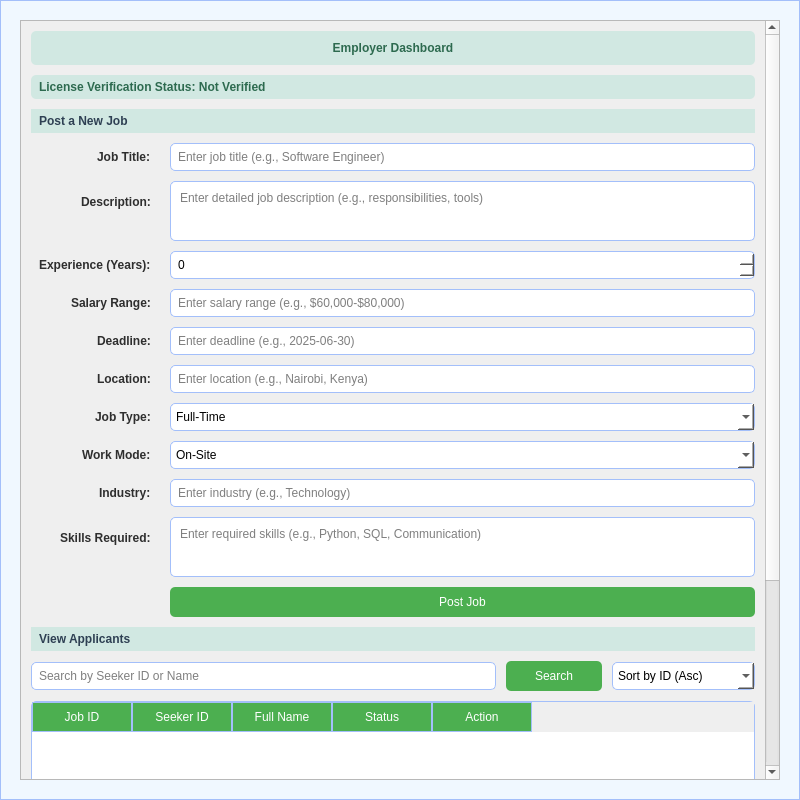
<?xml version="1.0" encoding="UTF-8"?>
<ui version="4.0">
 <class>DashboardEmployer</class>
 <widget class="QDialog" name="DashboardEmployer">
  <property name="geometry">
   <rect>
    <x>0</x>
    <y>0</y>
    <width>800</width>
    <height>800</height>
   </rect>
  </property>
  <property name="windowTitle">
   <string>Employer Dashboard - Job Matching System</string>
  </property>
  <property name="styleSheet">
   <string notr="true">
    QDialog { background-color: #f0f8ff; border: 1px solid #A3BFFA; font-family: Arial, sans-serif; }
    QLabel { font: 14px "Arial"; color: #2e2e2e; font-weight: bold; padding: 5px; }
    QTableWidget { background-color: #FFFFFF; border: 1px solid #A3BFFA; border-radius: 5px; font: 14px "Arial"; alternate-background-color: #f5f5f5; gridline-color: #ddd; }
    QTableWidget::item { padding: 5px; }
    QHeaderView::section { background-color: #4CAF50; color: white; padding: 5px; border: 1px solid #A3BFFA; }
    QLineEdit, QTextEdit { background-color: #FFFFFF; border: 1px solid #A3BFFA; border-radius: 5px; padding: 5px; font: 14px "Arial"; placeholder-text-color: #888; }
    QLineEdit:focus, QTextEdit:focus { border: 2px solid #4C6EF5; }
    QPushButton { background-color: #4CAF50; color: white; border: none; border-radius: 5px; padding: 8px; font: 14px "Arial"; min-width: 80px; }
    QPushButton:hover { background-color: #45A049; }
    QPushButton#logoutButton { background-color: #f44336; }
    QPushButton#logoutButton:hover { background-color: #da190b; }
    QComboBox { background-color: #FFFFFF; border: 1px solid #A3BFFA; border-radius: 5px; padding: 5px; font: 14px "Arial"; min-width: 100px; }
    QSpinBox { background-color: #FFFFFF; border: 1px solid #A3BFFA; border-radius: 5px; padding: 5px; font: 14px "Arial"; }
    QLabel#licenseStatusLabel { font: bold 14px "Arial"; color: #2D6A4F; background-color: #D1E8E2; padding: 5px; border-radius: 5px; }
   </string>
  </property>
  <widget class="QScrollArea" name="scrollArea">
   <property name="geometry">
    <rect>
     <x>20</x>
     <y>20</y>
     <width>760</width>
     <height>760</height>
    </rect>
   </property>
   <property name="widgetResizable">
    <bool>true</bool>
   </property>
   <property name="horizontalScrollBarPolicy">
    <enum>Qt::ScrollBarAlwaysOff</enum>
   </property>
   <property name="verticalScrollBarPolicy">
    <enum>Qt::ScrollBarAsNeeded</enum>
   </property>
   <widget class="QWidget" name="scrollAreaWidgetContents">
    <layout class="QVBoxLayout" name="verticalLayout">
     <property name="spacing">
      <number>10</number>
     </property>
     <property name="leftMargin">
      <number>10</number>
     </property>
     <property name="topMargin">
      <number>10</number>
     </property>
     <property name="rightMargin">
      <number>10</number>
     </property>
     <property name="bottomMargin">
      <number>10</number>
     </property>
     <item>
      <widget class="QLabel" name="titleLabel">
       <property name="styleSheet">
        <string notr="true">font: bold 24px "Arial"; color: #2D6A4F; background-color: #D1E8E2; border-radius: 5px; padding: 10px;</string>
       </property>
       <property name="text">
        <string>Employer Dashboard</string>
       </property>
       <property name="alignment">
        <set>Qt::AlignmentFlag::AlignCenter</set>
       </property>
      </widget>
     </item>
     <item>
      <widget class="QLabel" name="licenseStatusLabel">
       <property name="text">
        <string>License Verification Status: Not Verified</string>
       </property>
      </widget>
     </item>
     <item>
      <spacer name="verticalSpacer_1">
       <property name="orientation">
        <enum>Qt::Orientation::Vertical</enum>
       </property>
       <property name="sizeHint" stdset="0">
        <size>
         <width>20</width>
         <height>15</height>
        </size>
       </property>
      </spacer>
     </item>
     <item>
      <widget class="QLabel" name="postJobLabel">
       <property name="styleSheet">
        <string notr="true">font: bold 18px "Arial"; color: #2E4053; background-color: #D1E8E2; padding: 5px;</string>
       </property>
       <property name="text">
        <string>Post a New Job</string>
       </property>
      </widget>
     </item>
     <item>
      <layout class="QFormLayout" name="postJobForm">
       <property name="labelAlignment">
        <set>Qt::AlignmentFlag::AlignRight|Qt::AlignmentFlag::AlignTrailing|Qt::AlignmentFlag::AlignVCenter</set>
       </property>
       <property name="formAlignment">
        <set>Qt::AlignmentFlag::AlignLeading|Qt::AlignmentFlag::AlignLeft|Qt::AlignmentFlag::AlignTop</set>
       </property>
       <property name="horizontalSpacing">
        <number>10</number>
       </property>
       <property name="verticalSpacing">
        <number>10</number>
       </property>
       <item row="0" column="0">
        <widget class="QLabel" name="jobTitleLabel">
         <property name="text">
          <string>Job Title:</string>
         </property>
        </widget>
       </item>
       <item row="0" column="1">
        <widget class="QLineEdit" name="jobTitleLineEdit">
         <property name="minimumSize">
          <size>
           <width>300</width>
           <height>0</height>
          </size>
         </property>
         <property name="placeholderText">
          <string>Enter job title (e.g., Software Engineer)</string>
         </property>
        </widget>
       </item>
       <item row="1" column="0">
        <widget class="QLabel" name="descriptionLabel">
         <property name="text">
          <string>Description:</string>
         </property>
        </widget>
       </item>
       <item row="1" column="1">
        <widget class="QTextEdit" name="descriptionTextEdit">
         <property name="minimumSize">
          <size>
           <width>300</width>
           <height>60</height>
          </size>
         </property>
         <property name="placeholderText">
          <string>Enter detailed job description (e.g., responsibilities, tools)</string>
         </property>
        </widget>
       </item>
       <item row="2" column="0">
        <widget class="QLabel" name="experienceLabel">
         <property name="text">
          <string>Experience (Years):</string>
         </property>
        </widget>
       </item>
       <item row="2" column="1">
        <widget class="QSpinBox" name="experienceSpinBox">
         <property name="minimum">
          <number>0</number>
         </property>
         <property name="maximum">
          <number>50</number>
         </property>
         <property name="value">
          <number>0</number>
         </property>
        </widget>
       </item>
       <item row="3" column="0">
        <widget class="QLabel" name="salaryLabel">
         <property name="text">
          <string>Salary Range:</string>
         </property>
        </widget>
       </item>
       <item row="3" column="1">
        <widget class="QLineEdit" name="salaryLineEdit">
         <property name="minimumSize">
          <size>
           <width>300</width>
           <height>0</height>
          </size>
         </property>
         <property name="placeholderText">
          <string>Enter salary range (e.g., $60,000-$80,000)</string>
         </property>
        </widget>
       </item>
       <item row="4" column="0">
        <widget class="QLabel" name="deadlineLabel">
         <property name="text">
          <string>Deadline:</string>
         </property>
        </widget>
       </item>
       <item row="4" column="1">
        <widget class="QLineEdit" name="deadlineLineEdit">
         <property name="minimumSize">
          <size>
           <width>300</width>
           <height>0</height>
          </size>
         </property>
         <property name="placeholderText">
          <string>Enter deadline (e.g., 2025-06-30)</string>
         </property>
        </widget>
       </item>
       <item row="5" column="0">
        <widget class="QLabel" name="locationLabel">
         <property name="text">
          <string>Location:</string>
         </property>
        </widget>
       </item>
       <item row="5" column="1">
        <widget class="QLineEdit" name="locationLineEdit">
         <property name="minimumSize">
          <size>
           <width>300</width>
           <height>0</height>
          </size>
         </property>
         <property name="placeholderText">
          <string>Enter location (e.g., Nairobi, Kenya)</string>
         </property>
        </widget>
       </item>
       <item row="6" column="0">
        <widget class="QLabel" name="jobTypeLabel">
         <property name="text">
          <string>Job Type:</string>
         </property>
        </widget>
       </item>
       <item row="6" column="1">
        <widget class="QComboBox" name="jobTypeComboBox">
         <item>
          <property name="text">
           <string>Full-Time</string>
          </property>
         </item>
         <item>
          <property name="text">
           <string>Part-Time</string>
          </property>
         </item>
         <item>
          <property name="text">
           <string>Contract</string>
          </property>
         </item>
        </widget>
       </item>
       <item row="7" column="0">
        <widget class="QLabel" name="workModeLabel">
         <property name="text">
          <string>Work Mode:</string>
         </property>
        </widget>
       </item>
       <item row="7" column="1">
        <widget class="QComboBox" name="workModeComboBox">
         <item>
          <property name="text">
           <string>On-Site</string>
          </property>
         </item>
         <item>
          <property name="text">
           <string>Remote</string>
          </property>
         </item>
         <item>
          <property name="text">
           <string>Hybrid</string>
          </property>
         </item>
        </widget>
       </item>
       <item row="8" column="0">
        <widget class="QLabel" name="industryLabel">
         <property name="text">
          <string>Industry:</string>
         </property>
        </widget>
       </item>
       <item row="8" column="1">
        <widget class="QLineEdit" name="industryLineEdit">
         <property name="minimumSize">
          <size>
           <width>300</width>
           <height>0</height>
          </size>
         </property>
         <property name="placeholderText">
          <string>Enter industry (e.g., Technology)</string>
         </property>
        </widget>
       </item>
       <item row="9" column="0">
        <widget class="QLabel" name="skillsLabel">
         <property name="text">
          <string>Skills Required:</string>
         </property>
        </widget>
       </item>
       <item row="9" column="1">
        <widget class="QTextEdit" name="skillsTextEdit">
         <property name="minimumSize">
          <size>
           <width>300</width>
           <height>60</height>
          </size>
         </property>
         <property name="placeholderText">
          <string>Enter required skills (e.g., Python, SQL, Communication)</string>
         </property>
        </widget>
       </item>
       <item row="10" column="1">
        <widget class="QPushButton" name="postJobButton">
         <property name="text">
          <string>Post Job</string>
         </property>
        </widget>
       </item>
      </layout>
     </item>
     <item>
      <spacer name="verticalSpacer_2">
       <property name="orientation">
        <enum>Qt::Orientation::Vertical</enum>
       </property>
       <property name="sizeHint" stdset="0">
        <size>
         <width>20</width>
         <height>15</height>
        </size>
       </property>
      </spacer>
     </item>
     <item>
      <widget class="QLabel" name="applicantsLabel">
       <property name="styleSheet">
        <string notr="true">font: bold 18px "Arial"; color: #2E4053; background-color: #D1E8E2; padding: 5px;</string>
       </property>
       <property name="text">
        <string>View Applicants</string>
       </property>
      </widget>
     </item>
     <item>
      <layout class="QHBoxLayout" name="applicantControls">
       <property name="spacing">
        <number>10</number>
       </property>
       <item>
        <widget class="QLineEdit" name="searchApplicantLineEdit">
         <property name="minimumSize">
          <size>
           <width>200</width>
           <height>0</height>
          </size>
         </property>
         <property name="placeholderText">
          <string>Search by Seeker ID or Name</string>
         </property>
        </widget>
       </item>
       <item>
        <widget class="QPushButton" name="searchApplicantButton">
         <property name="text">
          <string>Search</string>
         </property>
        </widget>
       </item>
       <item>
        <widget class="QComboBox" name="sortApplicantComboBox">
         <item>
          <property name="text">
           <string>Sort by ID (Asc)</string>
          </property>
         </item>
         <item>
          <property name="text">
           <string>Sort by ID (Desc)</string>
          </property>
         </item>
         <item>
          <property name="text">
           <string>Sort by Name (Asc)</string>
          </property>
         </item>
         <item>
          <property name="text">
           <string>Sort by Name (Desc)</string>
          </property>
         </item>
        </widget>
       </item>
      </layout>
     </item>
     <item>
      <widget class="QTableWidget" name="applicantsTable">
       <property name="minimumSize">
        <size>
         <width>0</width>
         <height>100</height>
        </size>
       </property>
       <property name="columnCount">
        <number>5</number>
       </property>
       <column>
        <property name="text">
         <string>Job ID</string>
        </property>
       </column>
       <column>
        <property name="text">
         <string>Seeker ID</string>
        </property>
       </column>
       <column>
        <property name="text">
         <string>Full Name</string>
        </property>
       </column>
       <column>
        <property name="text">
         <string>Status</string>
        </property>
       </column>
       <column>
        <property name="text">
         <string>Action</string>
        </property>
       </column>
      </widget>
     </item>
     <item>
      <layout class="QHBoxLayout" name="shortlistLayout">
       <property name="spacing">
        <number>10</number>
       </property>
       <item>
        <widget class="QLineEdit" name="shortlistSeekerIdLineEdit">
         <property name="minimumSize">
          <size>
           <width>200</width>
           <height>0</height>
          </size>
         </property>
         <property name="placeholderText">
          <string>Enter Seeker ID to Shortlist</string>
         </property>
        </widget>
       </item>
       <item>
        <widget class="QPushButton" name="shortlistButton">
         <property name="text">
          <string>Shortlist</string>
         </property>
        </widget>
       </item>
      </layout>
     </item>
     <item>
      <spacer name="verticalSpacer_3">
       <property name="orientation">
        <enum>Qt::Orientation::Vertical</enum>
       </property>
       <property name="sizeHint" stdset="0">
        <size>
         <width>20</width>
         <height>15</height>
        </size>
       </property>
      </spacer>
     </item>
     <item>
      <widget class="QLabel" name="notificationsLabel">
       <property name="styleSheet">
        <string notr="true">font: bold 18px "Arial"; color: #2E4053; background-color: #D1E8E2; padding: 5px;</string>
       </property>
       <property name="text">
        <string>Notifications</string>
       </property>
      </widget>
     </item>
     <item>
      <widget class="QTableWidget" name="notificationsTable">
       <property name="minimumSize">
        <size>
         <width>0</width>
         <height>100</height>
        </size>
       </property>
       <property name="columnCount">
        <number>4</number>
       </property>
       <column>
        <property name="text">
         <string>Notification ID</string>
        </property>
       </column>
       <column>
        <property name="text">
         <string>Message</string>
        </property>
       </column>
       <column>
        <property name="text">
         <string>Created At</string>
        </property>
       </column>
       <column>
        <property name="text">
         <string>Read</string>
        </property>
       </column>
      </widget>
     </item>
     <item>
      <spacer name="verticalSpacer_4">
       <property name="orientation">
        <enum>Qt::Orientation::Vertical</enum>
       </property>
       <property name="sizeHint" stdset="0">
        <size>
         <width>20</width>
         <height>15</height>
        </size>
       </property>
      </spacer>
     </item>
     <item>
      <widget class="QPushButton" name="logoutButton">
       <property name="text">
        <string>Logout</string>
       </property>
      </widget>
     </item>
    </layout>
   </widget>
  </widget>
 </widget>
 <resources/>
 <connections>
  <connection>
   <sender>logoutButton</sender>
   <signal>clicked()</signal>
   <receiver>DashboardEmployer</receiver>
   <slot>reject()</slot>
   <hints>
    <hint type="sourcelabel">
     <x>759</x>
     <y>689</y>
    </hint>
    <hint type="destinationlabel">
     <x>399</x>
     <y>699</y>
    </hint>
   </hints>
  </connection>
 </connections>
</ui>
